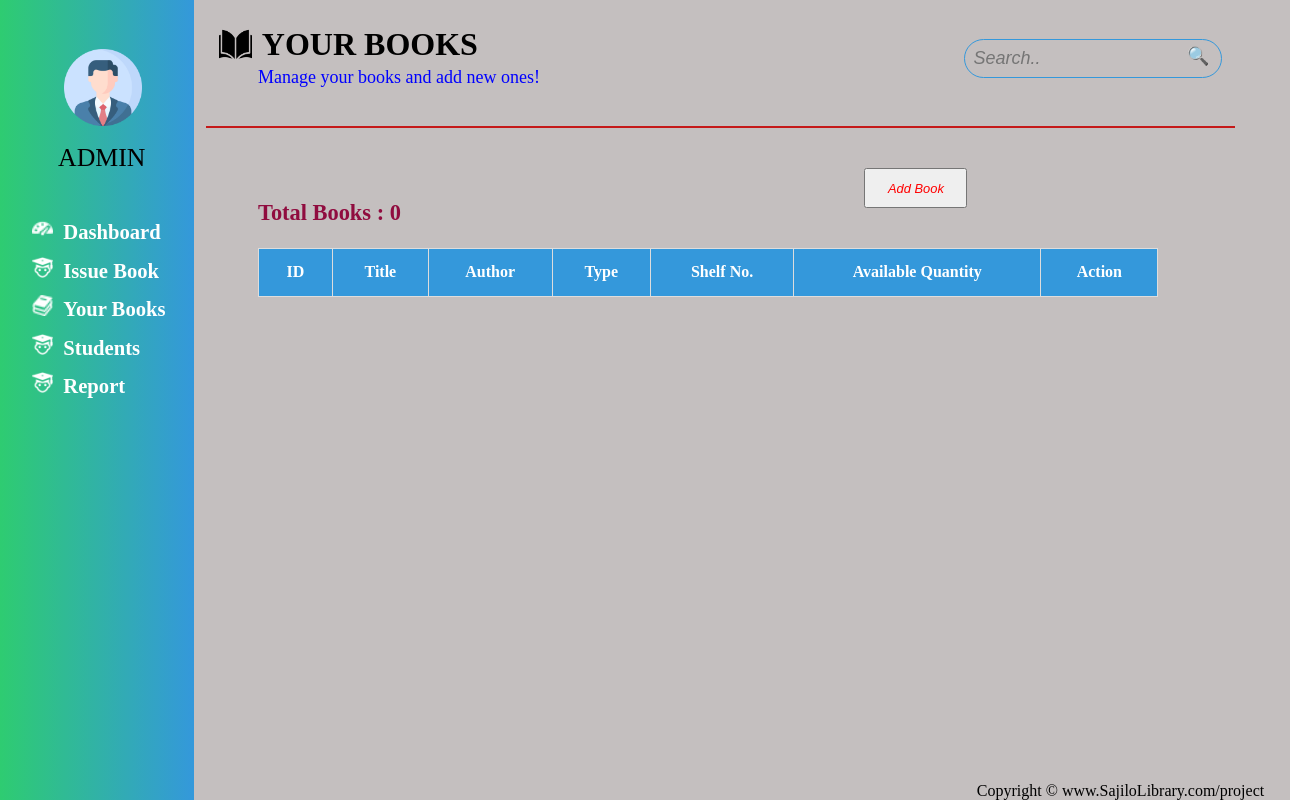
The page /books/ on the database as committed earlier.
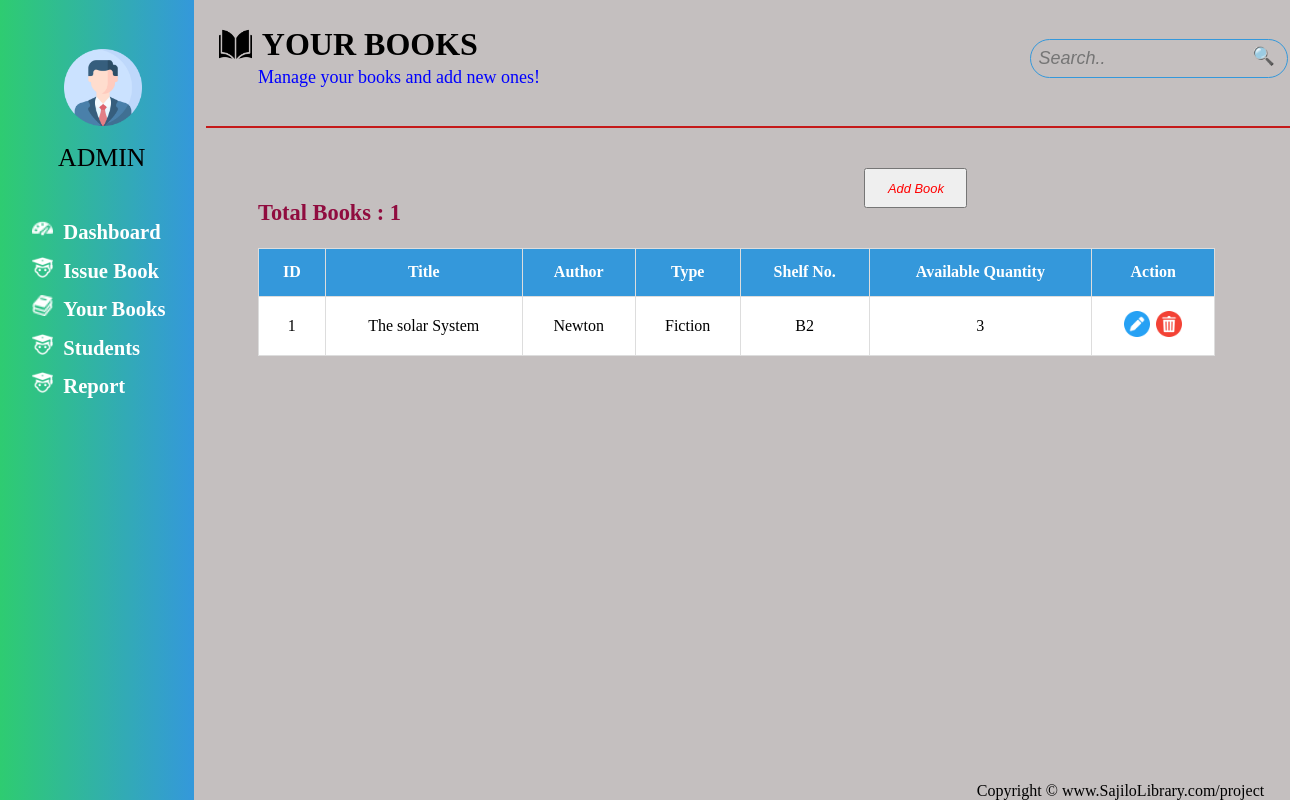
The same page on the database as committed later.
### main_app/models.py (models this page shows, shortened)
class Book(models.Model):
    FICTION = 'fiction'
    NOVELS = 'nobels'
    CALCULATIONS = 'calculation'
    COMPUTER = 'computer'
    OTHERS = 'others'
    TYPE_CHOICES = [
        (FICTION, 'Fiction'),
        (NOVELS, 'Novels'),
        (CALCULATIONS, 'Calculations'),
        (COMPUTER, 'Computer'),
        (OTHERS, 'Others'),
    ]
    title = models.CharField(max_length=100)
    author = models.CharField(max_length=50, blank=True, null=True)
    type = models.CharField(max_length=20, choices=TYPE_CHOICES, default=OTHERS)
    shelf = models.CharField(max_length=5)
    quantity = models.PositiveIntegerField()

### main_app/views.py (the view)
# urls.py: path('books/', views.books, name='books'),
def books(request):
    if request.method == 'POST':
        form = BookForm(request.POST)
        if form.is_valid():
            form.save()
            return redirect('books')  # Redirect to the same page to see the updated list
    else:
        form = BookForm()
    books = Book.objects.all()
    return render(request, 'books.html', {'books': books,'form': form})

### main_app/forms.py
class BookForm(forms.ModelForm):
    class Meta:
        model = Book
        fields = ['title', 'author', 'type', 'shelf', 'quantity']

### main_app/templates/books.html (shortened to what this page needs)
{% extends "base.html" %}
 {% block title %}Books{% endblock title %} {% block main %}
<main>
  <div id="page1">
    <div id="top-header">
      <div id="namePlate">
        <div id="homePlate">
          <img src="/static/inside book icon.png" alt="">
        <h1>YOUR BOOKS</h1>
      </div>
          <p>Manage your books and add new ones!</p>
      </div>
      <div id="searchBar">
        <input type="text" placeholder="Search.." />
        <button id="search">🔍</button>
      </div>
    </div>
    <button id="book-btn">Add Book</button>
    <div class="table-container">
      <table cellspacing="20" cellpadding="10">
        <thead id="thead">
          <tr>
            <th>ID</th>
            <th>Title</th>
            <th>Author</th>
            <th>Type</th>
            <th>Shelf No.</th>
            <th>Available Quantity</th>
            <th>Action</th>
          </tr>
        </thead>
        <tbody id="tbody">
          {% for book in books%}
         <tr>
          <td>{{book.id}}</td>
          <td>{{book.title}}</td>
          <td>{{book.author}}</td>
          <td>{{book.get_type_display}}</td>
          <td>{{book.shelf}}</td>
          <td>{{book.quantity}}</td>
           <td>
            <button class="Edit">
              <img src="/static/edit icon.png" alt="" />
            </button>
            <button class="Delete">
              <img src="/static/delete icon.png" alt="" />
            </button>
          </td>
        </tr>
         {% endfor %}
        </tbody>
      </table>
    </div>
    <h2 id="total_books">Total Books : {{books|length}}</h2>
  </div>
</main>
{% endblock main %}

Rows that differ between the two databases and show on the page:
added Book: id "1", title "The solar System", author "Newton", type "Fiction", shelf "B2", quantity "3"
Other text that changed with them:
{{ books|length }}: "0" → "1"
